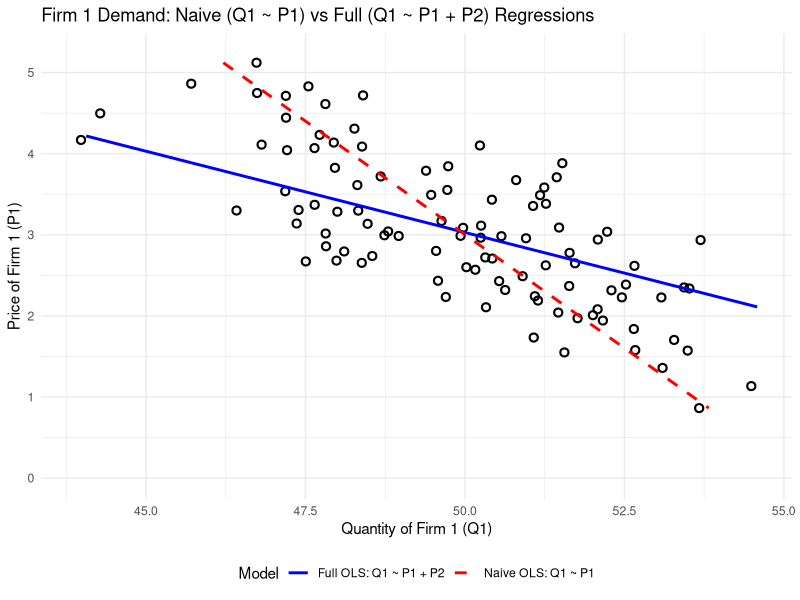
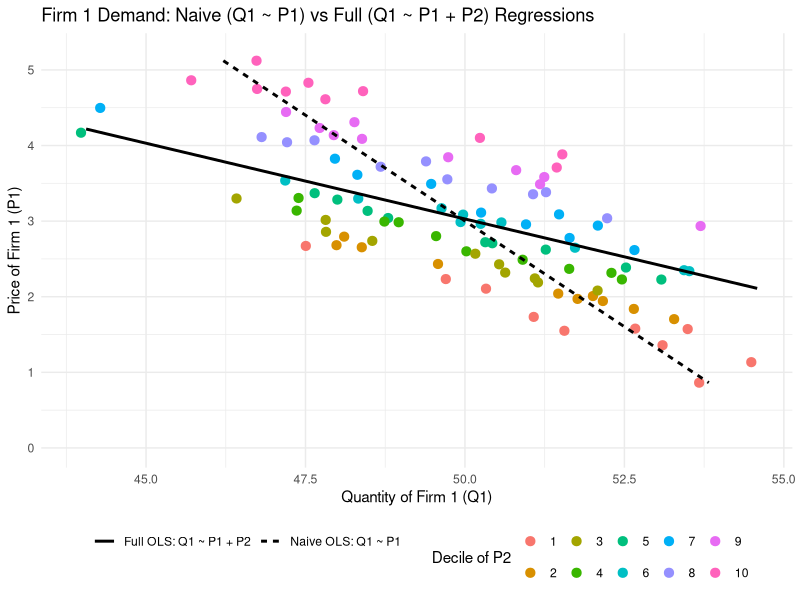

Generate these figures, in order, with R:
# This script simulates a 10-period cost-plus pricing game between two firms under
# correlated cost shocks. Each firm's price is derived from its cost shock,
# and demand is governed by a multinomial logit model with an outside option
# and a fixed market size. When regressing Firm 1's quantity on its own price
# alone, the demand parameter estimates are biased due to price endogeneity.
# Specifically, an omitted variable bias due to omission of price2
# Controlling for the competitor's price reveals the correctly downward-sloping
# relationship. Graphics illustrate this.

library(tidyverse)

# 1. Simulation parameters and correlated cost shocks
set.seed(14)                   # for reproducibility
n_periods    <- 100            # number of periods
market_size  <- 100            # total market size (e.g. number of customers)
rho          <- 0.7            # influence of costshock1 on costshock2

# Demand model parameters
alpha       <- 0.2             # price sensitivity (common across products)
intercept1  <- 9               # baseline utility for product 1
intercept2  <- 9               # baseline utility for product 2
# (Outside option utility is normalized to 0)

# Simulate cost shocks for the two firms (correlated)
shock1 <- rnorm(n_periods)                          
shock2 <- rho * shock1 + (1 - rho) * rnorm(n_periods)


# Derive prices from costs (higher cost shock -> higher price)
base_cost <- 3
price1 <- base_cost + shock1  
price2 <- base_cost + shock2
cor(price1, price2)

# 2. Compute market shares and quantities using multinomial logit demand
data <- tibble(
  period = 1:n_periods,
  shock1 = shock1,
  shock2 = shock2,
  price1 = price1,
  price2 = price2
) %>% 
  mutate(
    # Indirect utilities for each product and outside option:
    U1 = intercept1 - alpha * price1,
    U2 = intercept2 - alpha * price2,
    U0 = 0,  # outside option utility (baseline 0)
    # Convert utilities to choice probabilities (logit formula):
    expU1 = exp(U1),
    expU2 = exp(U2),
    expU0 = exp(U0),
    share1 = expU1 / (expU1 + expU2 + expU0),
    share2 = expU2 / (expU1 + expU2 + expU0),
    Q1 = market_size * share1,
    Q2 = market_size * share2,
    Q0 = market_size * (1 - share1 - share2)
  )

# Create decile variable for Firm 2's price
data <- data %>%
  mutate(p2_decile = ntile(price2, 10))

# 3. OLS regressions for Firm 1's demand
model_naive <- lm(Q1 ~ price1, data = data)
summary(model_naive)

model_full  <- lm(Q1 ~ price1 + price2, data = data)
summary(model_full)

# 4. Prepare data for plotting regression lines
newdata <- tibble(
  price1 = seq(min(data$price1), max(data$price1), length.out = 100),
  price2 = mean(data$price2)   # used for predicting Q1 with model_full 
)
predictions <- newdata %>%
  mutate(
    Q1_pred_naive = predict(model_naive, newdata = newdata),
    Q1_pred_full  = predict(model_full,  newdata = newdata)
  ) %>%
  pivot_longer(
    cols = starts_with("Q1_pred"),
    names_to = "Model",
    values_to = "Q1_pred"
  ) %>%
  mutate(Model = recode(
    Model,
    "Q1_pred_naive" = "Naive OLS: Q1 ~ P1",
    "Q1_pred_full"  = "Full OLS: Q1 ~ P1 + P2"
  ))

# 5. Plot data points and both regression lines
ggplot(data, aes(x = Q1, y = price1)) +
  geom_point(shape = 21, size = 2, stroke = 1.1) +  
  geom_line(data = predictions, aes(x = Q1_pred, y = price1, color = Model, linetype = Model), size = 1) +
#  geom_smooth(method = "lm", se = FALSE, color = "black", linetype = "dotted") +
  labs(title = "Firm 1 Demand: Naive (Q1 ~ P1) vs Full (Q1 ~ P1 + P2) Regressions",
       y = "Price of Firm 1 (P1)",
       x = "Quantity of Firm 1 (Q1)") +
  scale_color_manual(values = c("Naive OLS: Q1 ~ P1" = "red", 
                                "Full OLS: Q1 ~ P1 + P2" = "blue")) +
  scale_linetype_manual(values = c("Naive OLS: Q1 ~ P1" = "dashed", 
                                   "Full OLS: Q1 ~ P1 + P2" = "solid")) +
  scale_x_continuous(limits = c(.998*min(data$Q1), max(data$Q1) * 1.002)) +
  scale_y_continuous(limits = c(0, max(data$price1) * 1.02)) +
  theme_minimal() +
  theme(legend.position = "bottom")


# 6. Now plot the same data again, but this time color the points by p2 decile
ggplot(data, aes(x = Q1, y = price1)) +
  # color and fill by p2_decile; shape=21 supports both
  geom_point(aes(color = factor(p2_decile), fill = factor(p2_decile)),
             shape = 21, size = 2, stroke = 1.1) +
  # Draw lines in black, with linetype by model
  geom_line(data = predictions,
            aes(x = Q1_pred, y = price1, linetype = Model),
            size = 1, inherit.aes = FALSE) +
  labs(title = "Firm 1 Demand: Naive (Q1 ~ P1) vs Full (Q1 ~ P1 + P2) Regressions",
       y = "Price of Firm 1 (P1)",
       x = "Quantity of Firm 1 (Q1)",
       fill = "Decile of P2",
       color = "Decile of P2",
       linetype = "") +
  scale_x_continuous(limits = c(.998 * min(data$Q1), 1.002 * max(data$Q1))) +
  scale_y_continuous(limits = c(0, 1.02 * max(data$price1))) +
  theme_minimal() +
  theme(legend.position = "bottom")
